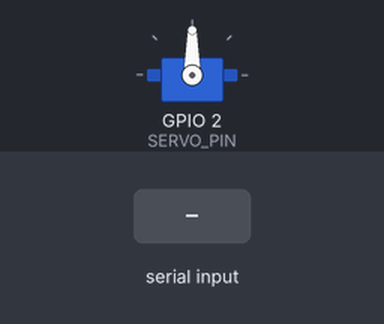
The sketch below on a simulated ESP32. Shown: servo. The inputs (shaded band) are chosen by the test bench. The camera gives no picture; what the sketch prints to the serial monitor is not drawn.

Above: at 1.7 s.
1.8 s: "ANG:\n" received over Serial
At 2.2 s:
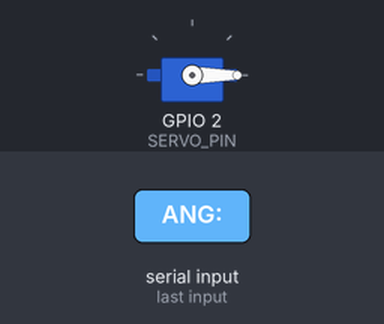
3.3 s: "ANG:90\n" received over Serial
At 4.0 s:
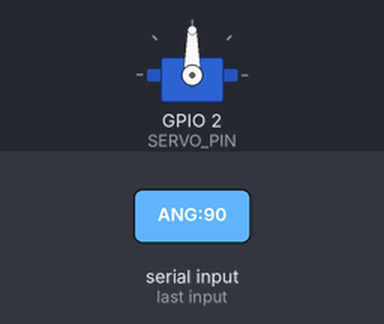
4.8 s: "ANG:,45\n" received over Serial
At 5.3 s:
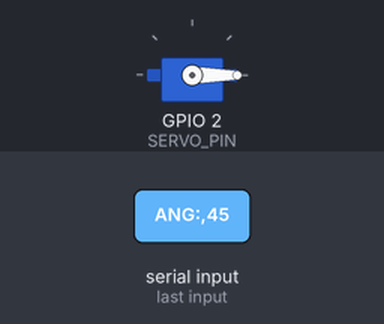
Timing chart, 0 to 7.8 s (numbered marks = the images above; inputs shaded):
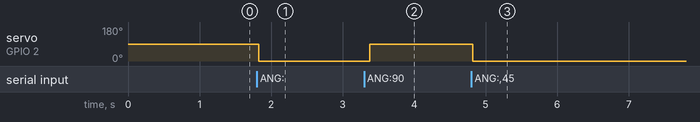

The sketch:

esp32.ino
```cpp
#include "esp_camera.h"
#include <ESP32Servo.h>

// ================= Camera pins (YOUR external camera wiring) =================
// Keep exactly as you had it.
#define PWDN_GPIO_NUM     -1
#define RESET_GPIO_NUM    -1
#define XCLK_GPIO_NUM     15
#define SIOD_GPIO_NUM     4
#define SIOC_GPIO_NUM     5

#define Y9_GPIO_NUM       16
#define Y8_GPIO_NUM       17
#define Y7_GPIO_NUM       18
#define Y6_GPIO_NUM       12
#define Y5_GPIO_NUM       10
#define Y4_GPIO_NUM       8
#define Y3_GPIO_NUM       9
#define Y2_GPIO_NUM       11
#define VSYNC_GPIO_NUM    6
#define HREF_GPIO_NUM     7
#define PCLK_GPIO_NUM     13

// ================= Settings =================
static const int BAUD = 1500000;
static const int W = 160;
static const int H = 120;

// Servo signal pin (use the one that actually works on your board)
static const int SERVO_PIN = 2;   // <- change to 14 only if your wiring/pin works

// ================= Servo =================
Servo servo;
int servoAngle = 90;
String cmdLine;

// ================= Camera setup =================
void camera_setup() {
  Serial.println("Initializing camera...");

  camera_config_t config;
  config.ledc_channel = LEDC_CHANNEL_0;
  config.ledc_timer   = LEDC_TIMER_0;

  config.pin_d0 = Y2_GPIO_NUM;
  config.pin_d1 = Y3_GPIO_NUM;
  config.pin_d2 = Y4_GPIO_NUM;
  config.pin_d3 = Y5_GPIO_NUM;
  config.pin_d4 = Y6_GPIO_NUM;
  config.pin_d5 = Y7_GPIO_NUM;
  config.pin_d6 = Y8_GPIO_NUM;
  config.pin_d7 = Y9_GPIO_NUM;

  config.pin_xclk  = XCLK_GPIO_NUM;
  config.pin_pclk  = PCLK_GPIO_NUM;
  config.pin_vsync = VSYNC_GPIO_NUM;
  config.pin_href  = HREF_GPIO_NUM;
  config.pin_sscb_sda = SIOD_GPIO_NUM;
  config.pin_sscb_scl = SIOC_GPIO_NUM;
  config.pin_pwdn  = PWDN_GPIO_NUM;
  config.pin_reset = RESET_GPIO_NUM;

  config.xclk_freq_hz = 20000000;
  config.pixel_format = PIXFORMAT_GRAYSCALE;

  config.frame_size   = FRAMESIZE_QQVGA; // 160x120
  config.jpeg_quality = 12;
  config.fb_count     = 2;

  esp_err_t err = esp_camera_init(&config);
  if (err != ESP_OK) {
    Serial.printf("Camera init failed: 0x%x\n", err);
    while (true) delay(1000);
  }

  Serial.println("Camera ready!");
}

// ================= Servo setup =================
void servo_setup() {
  servo.setPeriodHertz(50);
  servo.attach(SERVO_PIN, 500, 2500);
  servo.write(servoAngle);
  Serial.println("Servo ready!");
}

// ================= Parse ANG:### commands =================
void servo_loop() {
  while (Serial.available()) {
    char c = (char)Serial.read();

    if (c == '\n') {
      cmdLine.trim();

      if (cmdLine.startsWith("ANG:")) {
        int a = cmdLine.substring(4).toInt();
        if (a < 0) a = 0;
        if (a > 180) a = 180;
        servoAngle = a;
        servo.write(servoAngle);

        // Optional debug (comment out if you want max speed)
        // Serial.print("OK ");
        // Serial.println(servoAngle);
      }

      cmdLine = "";
    }
    else if (c != '\r') {
      // Keep the buffer short so random bytes never break it
      if (cmdLine.length() < 32) cmdLine += c;
      else cmdLine = "";
    }
  }
}

// ================= Stream camera frames =================
void camera_loop(int delay_ms) {
  camera_fb_t *fb = esp_camera_fb_get();
  if (!fb) {
    delay(10);
    return;
  }

  // Markers + raw bytes
  Serial.println("START_IMAGE");
  Serial.write(fb->buf, fb->len);
  Serial.println("END_IMAGE");

  esp_camera_fb_return(fb);
  delay(delay_ms);
}

void setup() {
  Serial.begin(BAUD);
  delay(200);

  servo_setup();
  camera_setup();

  Serial.println("Starting stream...");
}

void loop() {
  // Keep servo responsive
  servo_loop();

  // Stream frames (~20 fps)
  camera_loop(50);
}
```

Measured:
- after the input at 1.8 s, servo on GPIO 2 (SERVO_PIN): 90° → 0° at once
- after the input at 3.3 s, servo on GPIO 2 (SERVO_PIN): 0° → 90° after 0.08 s
- after the input at 4.8 s, servo on GPIO 2 (SERVO_PIN): 90° → 0° at once
